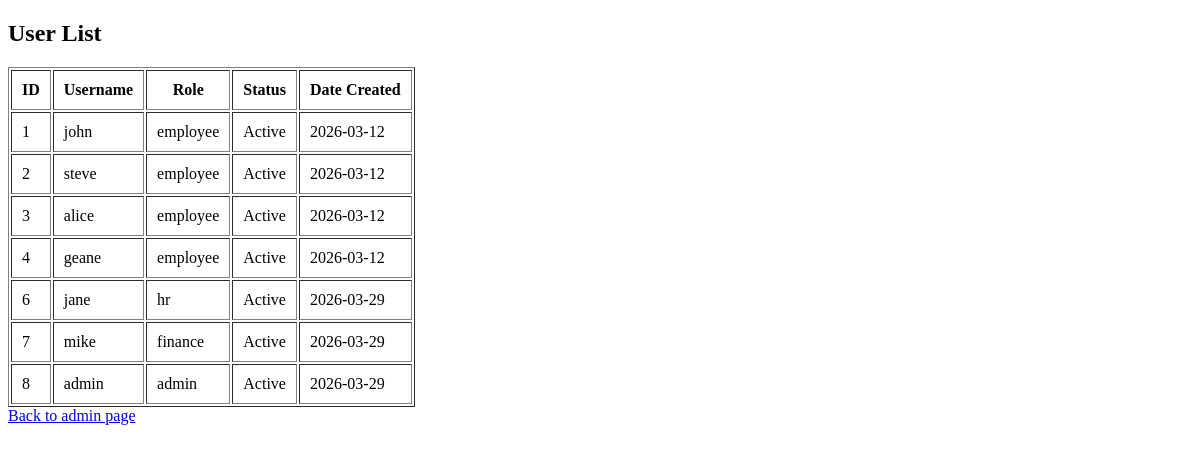
The page /users.php on the database as committed earlier.
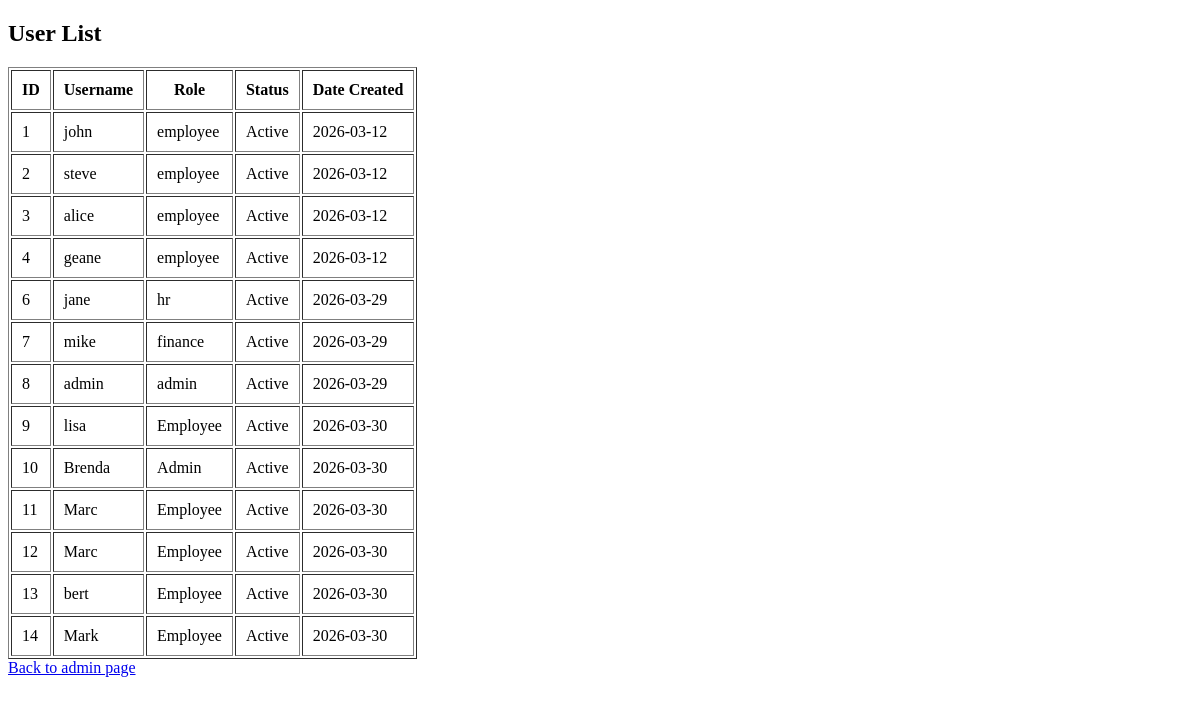
The same page on the database as committed later.
### tables this page shows
CREATE TABLE `users` (
  `user_id` int(11) NOT NULL,
  `password` varchar(15) NOT NULL,
  `datecreated` date NOT NULL,
  `status` tinyint(1) NOT NULL,
  `role` varchar(20) NOT NULL,
  `username` varchar(20) NOT NULL
);

### users.php (the view, shortened to what this page needs)
<?php
require "dbconnection.php";
        mysqli_select_db($con, "apsdb");
$result = $con->query("SELECT * FROM users");
?>
<!DOCTYPE html>
<html>
<head>
</head>
<body>
<h2>User List</h2>
<table border="1" cellpadding="10">
<tr>
<th>ID</th>
<th>Username</th>
<th>Role</th>
<th>Status</th>
<th>Date Created</th>
</tr>
<?php
while($row = $result->fetch_assoc()) {
    $status = ($row['status'] == 1) ? "Active" : "Inactive";
    echo "<tr>";
    echo "<td>".$row['user_id']."</td>";
    echo "<td>".$row['username']."</td>";
    echo "<td>".$row['role']."</td>";
    echo "<td>".$status."</td>";
    echo "<td>".$row['datecreated']."</td>";
    echo "</tr>";
}
?>
</table>
<a href="admin.php" class="nav-link"> Back to admin page</a>
</body>
</html>

Rows that differ between the two databases and show on the page:
added users: user_id "9", username "lisa", role "Employee", status "Active", datecreated "2026-03-30"
added users: user_id "10", username "Brenda", role "Admin", status "Active", datecreated "2026-03-30"
added users: user_id "11", username "Marc", role "Employee", status "Active", datecreated "2026-03-30"
added users: user_id "12", username "Marc", role "Employee", status "Active", datecreated "2026-03-30"
added users: user_id "13", username "bert", role "Employee", status "Active", datecreated "2026-03-30"
added users: user_id "14", username "Mark", role "Employee", status "Active", datecreated "2026-03-30"
